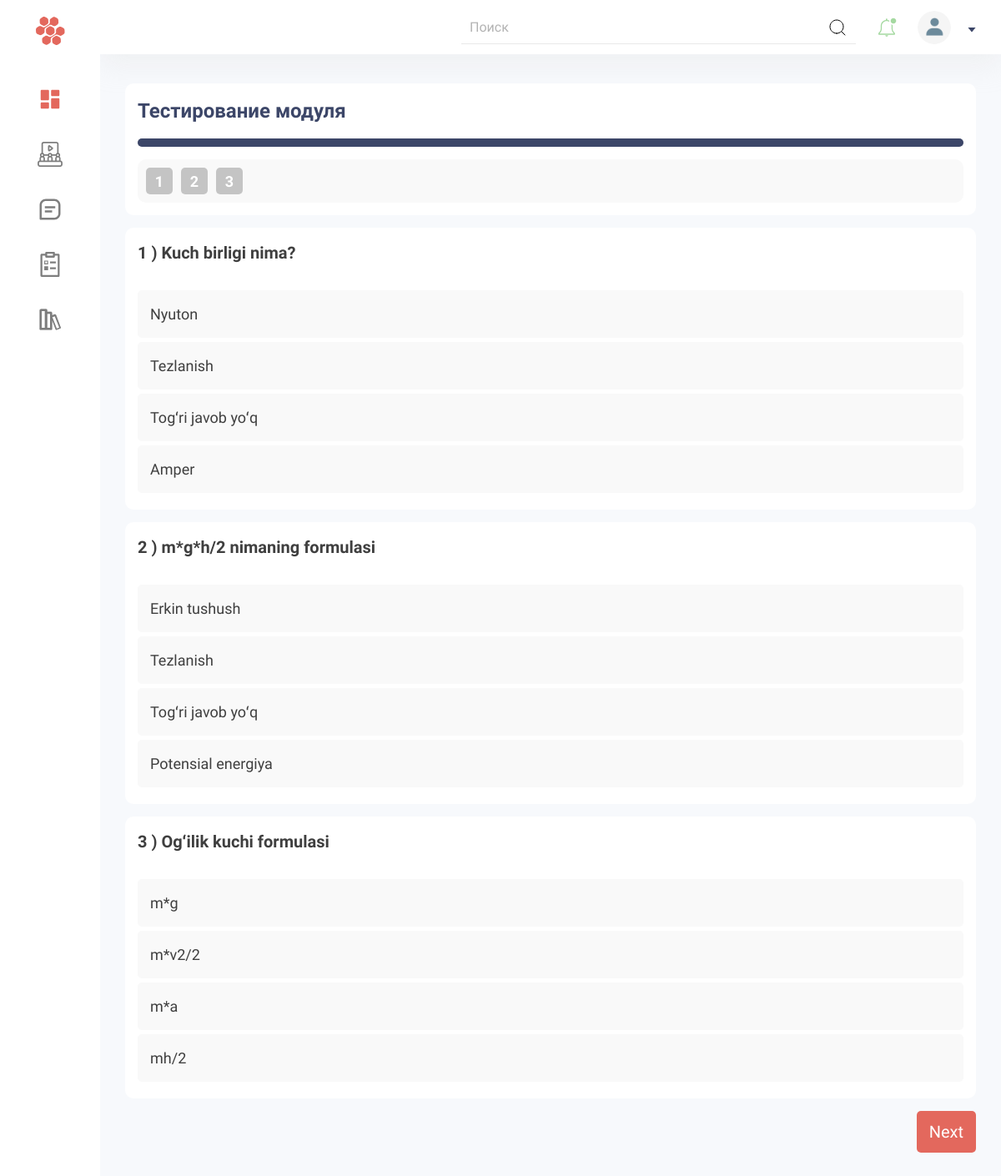
The app's page /test/2 with its own data.
### pages/models.py (models this page shows, shortened)
class TestModul(models.Model):
    class Meta:
        verbose_name = 'Test modul'
    CHOICES = [
        ('soat', 'soat'),
        ('min', 'min'),
    ]
    moduls_test_key = models.ForeignKey(MainModel, models.CASCADE, verbose_name='Test Moduli')
    test_theme = models.CharField(max_length=200, verbose_name='Test mavzusi')
    test_author = models.CharField(max_length=200, verbose_name='Test aftori')
    date = models.DateField(auto_now_add=True, verbose_name='Yaratilgan sana')
    time = models.CharField(choices=CHOICES, max_length=20, verbose_name='Vaqtini belgilang')
    test_time = models.CharField(max_length=200, verbose_name='Test yechish uchun berilgan vaqt')
    time_time = models.DateTimeField(auto_now_add=True)

class Test(models.Model):
    class Meta:
        verbose_name = 'Test'
    test_key = models.ForeignKey(TestModul, models.CASCADE, verbose_name='Test Moduli')
    num = models.IntegerField()
    question = models.CharField(max_length=2000, verbose_name='Savollar')
    option1 = models.CharField(max_length=200, verbose_name='Birinchi Javob')
    option2 = models.CharField(max_length=200, verbose_name='Ikkinchi Javob')
    option3 = models.CharField(max_length=200, verbose_name='Uchunchi Javob')
    option4 = models.CharField(max_length=200, verbose_name='To`rtinchi Javob')
    answer = models.CharField(max_length=200, verbose_name='To`g`ri Javob')

### pages/views.py (the view, shortened to what this page needs)
# urls.py: path('test/<int:pk>', views.test, name='test'),
def test(request, pk):
    print(pk)
    global h, g
    test = TestModul.objects.filter(moduls_test_key=pk)
    for i in test:
       id = i.id
       print(id ,'+++++++++')
    test1 = Test.objects.filter(test_key=id).order_by('?')
    test3 = TestModul.objects.get(id=1)
    for i in test:
        soat = int(i.test_time) * 3600
        min = int(i.test_time) * 60
    answers = []
    for i in test1:
        a = i.id
        answer = request.GET.get(f'test-{a}')
        answers.append(answer)
    option = []
    for i in test1:
        option.append(i.answer)
    g = 0
    h = 0
    print(option)
    print(answers)
    d = 0
    for a in option:
        if option[g] == answers[g]:
            h = h + 1
            d = 1
        g = g + 1
    print(h)
    sa = pk
    context = {
        "test1": test1,
        "test": test,
        "soat": soat,
        'min': min,
        'da': d,
        'id': id,
    }
    return render(request, 'dashboard_templates/test.html', context)

### templates/dashboard_templates/test.html (shortened to what this page needs)
{% load static %}
<!DOCTYPE html>
<html lang="en">
{% include 'dashboard_templates/helper/dashboard_header.html' %}
<body>
<div class="page">
    {% include 'dashboard_templates/helper/dashboard_navbar.html' %}
    <div class="container">
        <div class="tests">
            <div class="test__head">
                {% for i in test %}
                    <p>Тестирование модуля</p>
                    <div class="test__progress">
                        <span></span>
                    </div>
                {% endfor %}
                <ul class="test__nums">
                    {% for i in test1 %}
                        <li
                                    data-test="test-{{ forloop.counter }}">{{ forloop.counter }}</li>
                    {% endfor %}
                </ul>
            </div>
            <form action="#" method='get' class="test__body loaded">
                {% for i in test1 %}
                    <div class="test test-{{ forloop.counter }} active">
                        <p>
                            {{ forloop.counter }} ) {{ i.question }}
                        </p>
                        <ul>
                            <li>
                                <label for="test-{{ i.id }}-1"
                                >{{ i.option1 }}</label
                                >
                            </li>
                            <li>
                                <label for="test-{{ i.id }}-2"
                                >{{ i.option2 }}</label
                                >
                            </li>
                            <li>
                                <label for="test-{{ i.id }}-3"
                                >{{ i.option3 }}</label
                                >
                            </li>
                            <li>
                                <label for="test-{{ i.id }}-4"
                                >{{ i.option4 }}</label
                                >
                            </li>
                        </ul>
                    </div>
                {% endfor %}
                <a class="btn next active">Next</a>
            </form>
        </div>
    </div>
    </main>
</div>
</body>
</html>

### static/dashboard/assets/css/style.css (style rules this page uses)
*, *::before, *::after { box-sizing: border-box; margin: 0; padding: 0; -webkit-tap-highlight-color: transparent; }
:root { --plyr-color-main: #e3685d; }
html { font-size: 62.5%; scroll-behavior: smooth; }
body { background-color: #f7f9fc; -webkit-font-smoothing: antialiased; font-family: 'K2D', sans-serif; font-size: 1.8rem; font-weight: 400; line-height: 1.5; color: #3f3f3f; min-height: 100vh; }
a { text-decoration: none; }
ul, ol { list-style-position: inside; }
.container { width: 100%; padding: 0 30px; margin: 0 auto; max-width: 1366px; }
.btn { font-size: 2rem; background-color: #e3685d; color: #fff; text-align: center; transition: all 0.2s linear; cursor: pointer; font-family: 'K2D', sans-serif; padding: 10px 15px; border: 0; display: inline-block; border-radius: 5px; line-height: 1.5; }
.tests { margin-bottom: 30px; }
.test__head { background-color: #fff; border-radius: 10px; padding: 15px; display: flex; flex-wrap: wrap; justify-content: space-between; margin-bottom: 15px; }
.test__head > p { font-weight: 700; color: #3c4668; margin-bottom: 15px; font-size: 2.4rem; }
.test__progress { background-color: #e9e9e9; border-radius: 50px; width: 100%; height: 10px; position: relative; margin-bottom: 15px; }
.test__progress span { display: block; background-color: #3c4668; width: 100%; height: 10px; position: absolute; top: 0; bottom: 0; left: 0; border-radius: 50px; }
.test__nums { background-color: #f9f9f9; width: 100%; padding: 10px 10px 0; display: flex; flex-wrap: wrap; list-style-type: none; border-radius: 10px; }
.test__nums li { background-color: #c4c4c4; width: 32px; height: 32px; display: flex; justify-content: center; align-items: center; color: #fff; border-radius: 5px; font-weight: 600; cursor: pointer; margin-right: 10px; margin-bottom: 10px; }
.test__body { display: flex; flex-wrap: wrap; justify-content: space-between; }
.test__body.loaded { justify-content: flex-end; }
.test__body .btn { display: none; }
.test__body .btn.active { display: block; }
.test { display: none; width: 100%; background-color: #fff; border-radius: 10px; padding: 15px; margin-bottom: 15px; }
.test.active { display: block; }
.test > p { font-weight: 600; margin-bottom: 30px; font-size: 2rem; }
.test ul { list-style-type: none; }
.test ul li { margin-bottom: 5px; }
.test ul li label { cursor: pointer; padding: 15px; display: block; background-color: #f9f9f9; border-radius: 5px; cursor: pointer; }

### records on screen
Test: question "Kuch birligi nima?", option1 "Nyuton", option2 "Tezlanish", option3 "Togʻri javob yoʻq", option4 "Amper"
Test: question "m*g*h/2 nimaning formulasi", option1 "Erkin tushush", option2 "Tezlanish", option3 "Togʻri javob yoʻq", option4 "Potensial energiya"
Test: question "Ogʻilik kuchi formulasi", option1 "m*g", option2 "m*v2/2", option3 "m*a", option4 "mh/2"
